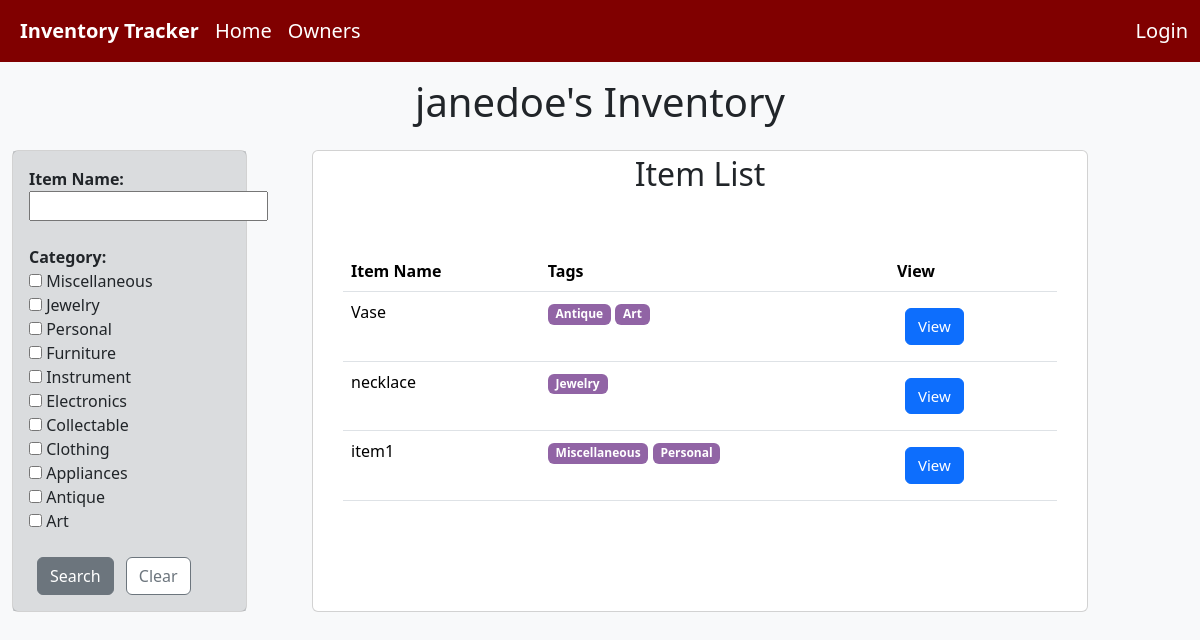
Screenshot of /inventory/14/ with the database file from the repository.
### inventory_app/models.py (models this page shows, shortened)
class Inventory(models.Model):
    def get_absolute_url(self):
        return reverse('inventory-detail', args=[str(self.id)])

class Owner(models.Model):
    user = models.OneToOneField(User, on_delete=models.CASCADE, null=True)
    name = models.CharField(max_length=200)
    email = models.CharField(max_length=200)
    INSURANCE_CHOICES = [
        (None, 'Select an option'),
        ('StateFarm', 'State Farm'),
        ('Allstate', 'Allstate'),
        ('USAA', 'USAA'),
        ('Lemonade', 'Lemonade'),
        ('Nationwide', 'Nationwide'),
        ('LibertyMutual', 'Liberty Mutual'),
        ('Travelers', 'Travelers'),
    ]
    insurance = models.CharField(max_length=100, choices=INSURANCE_CHOICES, blank=True, null=True)
    inventory = models.OneToOneField(Inventory, on_delete=models.CASCADE, unique=True, null=True)

class Item(models.Model):
    name = models.CharField(max_length = 200)
    description = models.TextField(blank=True)
    serial_number = models.CharField(max_length=100, blank=True)
    price = models.DecimalField(max_digits=10, decimal_places=2)
    image = models.ImageField(upload_to='uploads/', null=True, blank=True)
    inventory = models.ForeignKey(Inventory, on_delete=models.CASCADE, null=True)
    tag = models.ManyToManyField(to=Tag)
    def get_absolute_url(self):
        return reverse('item-detail', args=[str(self.id)])

class Tag(models.Model):
    name = models.CharField(max_length=100, unique=True)
    def __str__(self):
        return self.name

### inventory_app/views.py (the view)
# urls.py: path('inventory/<int:pk>/', views.InventoryDetailView.as_view(), name='inventory-detail'),
class InventoryDetailView(generic.DetailView):
    model = Inventory
    def get_context_data(self, **kwargs):
        context = super().get_context_data(**kwargs)
        current_inventory = self.get_object()
        item_filter = ItemFilter(self.request.GET, queryset=current_inventory.item_set.all())
        context['item_filter'] = item_filter
        context['items'] = item_filter.qs
        return context

### inventory_app/templates/inventory_app/inventory_detail.html (shortened to what this page needs)
{% extends "inventory_app/base_template.html" %}
{% block content %}
<h1 class="text-center p-3">{{ object.owner.user.username }}'s Inventory</h1>
<div class="container-fluid">
<div class="row">
<div class="col-md-3">
    <div class="card" style="width: 235px;">
        <div class="card-body bg-secondary bg-opacity-25">
            <form method="GET">
                    <strong><label for="{{ item_filter.form.name.id_for_label }}">Item Name:</label></strong>
                    {{ item_filter.form.name }}
                    <br>
                    <br>
                    <strong><label for="{{ item_filter.form.tags.id_for_label }}">Category:</label></strong>
                    {{ item_filter.form.tags }}
                    <br>
                <button class="btn btn-secondary mx-2" type="submit">Search</button>
                <a href="{% url 'inventory-detail' inventory.id %}" class="btn btn-outline-secondary bg-white">Clear</a>
            </form>
        </div>
    </div>
</div>
<div class="col-md-8 d-flex justify-content-center">
    <div class="card" style="width: 900px;">
        <h2 class="text-center p-1">Item List</h2>
        <div class="card-body" style="padding: 30px;">
        {% if items %}
        <table class="table">
            <thead>
            <tr>
                <th scope="col">Item Name</th>
                <th scope="col">Tags</th>
                <th scope="col">View</th>
            </tr>
            </thead>
            <tbody>
                {% for item in items %}
                <tr>
                <td>{{ item.name }}</td>
                <td>
                    {% for tag in item.tag.all %}
                        <p class="badge text-decoration-none" style="background-color: #9164A5;">
                            {{tag.name}}
                        </p>
                    {% endfor %}
                </td>
                <td>
                    <a href="{{ item.get_absolute_url }}" class="btn btn-primary m-2" style="font-size: 15px;" role="button">View</a>
                </td>
                </tr>
                {% endfor %}
            </tbody>
        </table>
        {% else %}
            <p class="text-center" style="font-size: 20px;">No items have been added to this inventory.</p>
        {% endif %}
    </div>
</div>
</div>
{% endblock %}

### rows the page displays
Inventory: owner.user.username "janedoe"
Item: name "Vase"
Tag: name "Antique"
Tag: name "Art"
Item: name "necklace"
Tag: name "Jewelry"
Item: name "item1"
Tag: name "Miscellaneous"
Tag: name "Personal"
